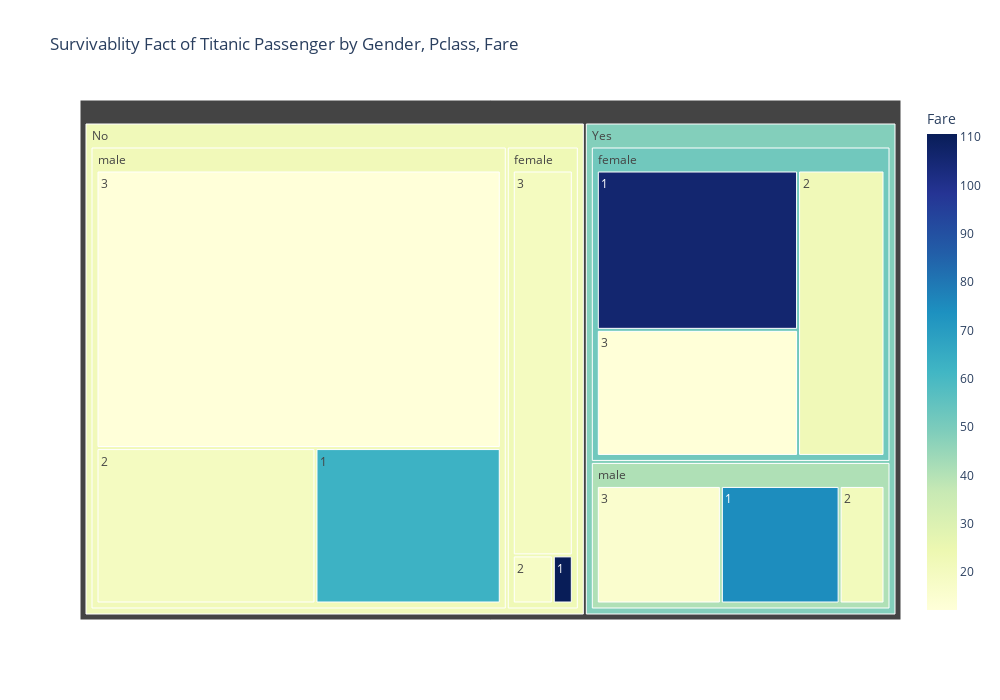

The notebook cell this image was saved under:
### Code cell
fig = px.treemap(
    df_treemap,
    path=['Survived','Sex','Pclass'],
    values='PassengerId',
    color='Fare',
    color_continuous_scale='YlGnBu',
    width=1000,
    height=700,
    title='Survivablity Fact of Titanic Passenger by Gender, Pclass, Fare'
)

#menampilkan grafik
fig.show()

### Figure 1 — Plotly figure (JSON) as saved in the notebook; plotly's stock layout.template omitted (floating-point values rounded to 4 significant figures)
{"data": [{"branchvalues": "total", "customdata": [[110.6], [106.0], [62.89], [74.64], [18.25], [22.29], [19.49], [21.1], [19.77], [12.46], [12.2], [15.58], [23.02], [51.94], [21.96], [40.82], [22.12], [48.4]], "domain": {"x": [0, 1], "y": [0, 1]}, "hovertemplate": "labels=%{label}<br>PassengerId=%{value}<br>parent=%{parent}<br>id=%{id}<br>Fare=%{color}<extra></extra>", "ids": ["No/female/1", "Yes/female/1", "No/male/1", "Yes/male/1", "No/female/2", "Yes/female/2", "No/male/2", "Yes/male/2", "No/female/3", "Yes/female/3", "No/male/3", "Yes/male/3", "No/female", "Yes/female", "No/male", "Yes/male", "No", "Yes"], "labels": ["1", "1", "1", "1", "2", "2", "2", "2", "3", "3", "3", "3", "female", "female", "male", "male", "No", "Yes"], "marker": {"coloraxis": "coloraxis", "colors": [110.6, 106.0, 62.89, 74.64, 18.25, 22.29, 19.49, 21.1, 19.77, 12.46, 12.2, 15.58, 23.02, 51.94, 21.96, 40.82, 22.12, 48.4]}, "name": "", "parents": ["No/female", "Yes/female", "No/male", "Yes/male", "No/female", "Yes/female", "No/male", "Yes/male", "No/female", "Yes/female", "No/male", "Yes/male", "No", "Yes", "No", "Yes", "", ""], "type": "treemap", "values": [3, 91, 77, 45, 6, 70, 91, 17, 72, 72, 300, 47, 81, 233, 468, 109, 549, 342]}], "layout": {"coloraxis": {"colorbar": {"title": {"text": "Fare"}}, "colorscale": [[0, "rgb(255,255,217)"], [0.125, "rgb(237,248,177)"], [0.25, "rgb(199,233,180)"], [0.375, "rgb(127,205,187)"], [0.5, "rgb(65,182,196)"], [0.625, "rgb(29,145,192)"], [0.75, "rgb(34,94,168)"], [0.875, "rgb(37,52,148)"], [1, "rgb(8,29,88)"]]}, "height": 700, "legend": {"tracegroupgap": 0}, "title": {"text": "Survivablity Fact of Titanic Passenger by Gender, Pclass, Fare"}, "width": 1000}}
